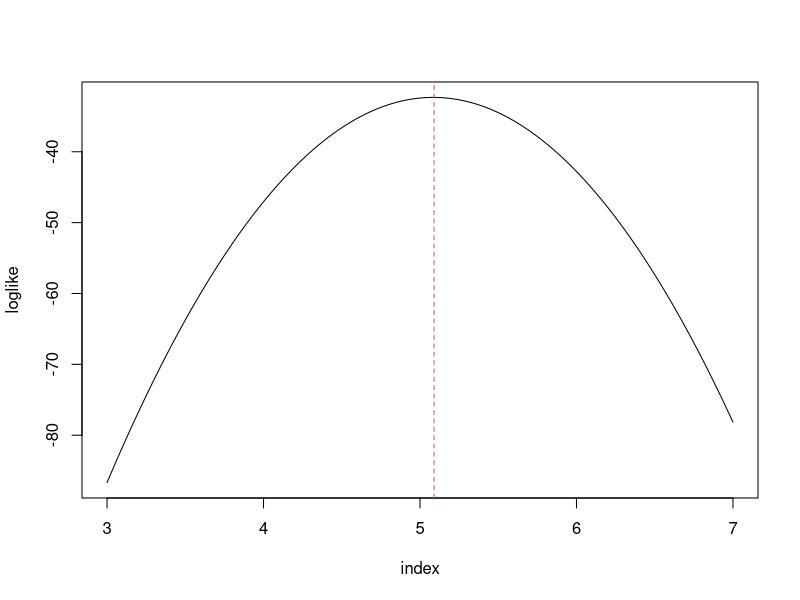

Source code (R): (Note: this script raises an error after producing the figure.)
## ---- chunk 1
x = rnorm(25, mean=5, sd=1)
## ---- chunk 2
mean(x)
## ---- chunk 3
dnorm(x, mean=5, sd=1, log=TRUE)
## ---- chunk 4
sum(dnorm(x, mean=5, sd=1, log=TRUE))
## ---- chunk 5
sum(dnorm(x, mean=6, sd=1, log=TRUE))
## ---- chunk 6
index = seq(3, 7, by=.01)
index
## ---- chunk 7
R = length(index)
loglike = double(R)
for(r in 1:R){
  loglike[r] = sum(dnorm(x, mean=index[r], sd=1, log=TRUE))
}
## ---- chunk 8
plot(index, loglike, type="l")
abline(v=index[which.max(loglike)], col=2, lty=2)
## ---- chunk 9
index[which.max(loglike)]
## ---- chunk 10
mean(x)
## ---- chunk 11
qnorm(0.025, mean=0, sd=1, lower.tail=FALSE)
## ---- chunk 12
dt = data.frame(cbind(c("99%","95%","90%"),c(2.576,1.96,1.645)))
kable(dt,align = "c",col.names = c("Confidence Level $(1-\\alpha)$","Critical Value $z_{\\alpha/2}$")) %>%
  kable_styling(full_width = F, position = "center")
## ---- chunk 13
qt(0.025, df=50-1, lower.tail=FALSE)
## ---- chunk 14
qt(0.025, df=50, lower.tail=FALSE)
qt(0.025, df=100, lower.tail=FALSE)
qt(0.025, df=1000, lower.tail=FALSE)
qt(0.025, df=10000, lower.tail=FALSE)
## ---- chunk 15
n = 60
sigma = 1.2
xbar = 9.3
zalpha = qnorm(0.05, mean=0, sd=1, lower.tail=FALSE)
xbar - zalpha*sigma/sqrt(n)
xbar + zalpha*sigma/sqrt(n)
## ---- chunk 16
n = 100
xbar = 357.60
s = 140
talpha = qt(0.025, df=n-1, lower.tail=FALSE)
xbar - talpha*s/sqrt(n)
xbar + talpha*s/sqrt(n)
## ---- chunk 17
data(EuStockMarkets)
head(EuStockMarkets)
## ---- chunk 18
head(EuStockMarkets) %>%
  kable() %>%
  kable_styling(full_width=FALSE)
## ---- chunk 19
uk = EuStockMarkets[,4]
## ---- chunk 20
n = length(uk)
xbar = mean(uk)
s = sd(uk)
talpha = qt(0.005, df=n-1, lower.tail=FALSE)
xbar - talpha*s/sqrt(n)
xbar + talpha*s/sqrt(n)
## ---- chunk 21
t.test(uk, conf.level=0.99)
